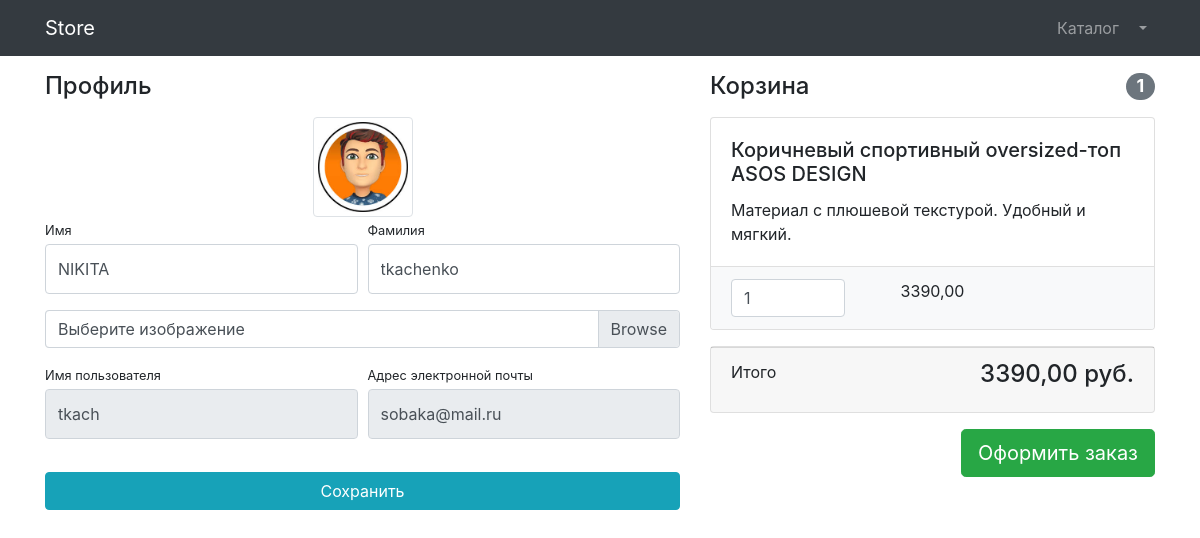
/users/profile/ (signed in), run on an earlier commit of the app's database.
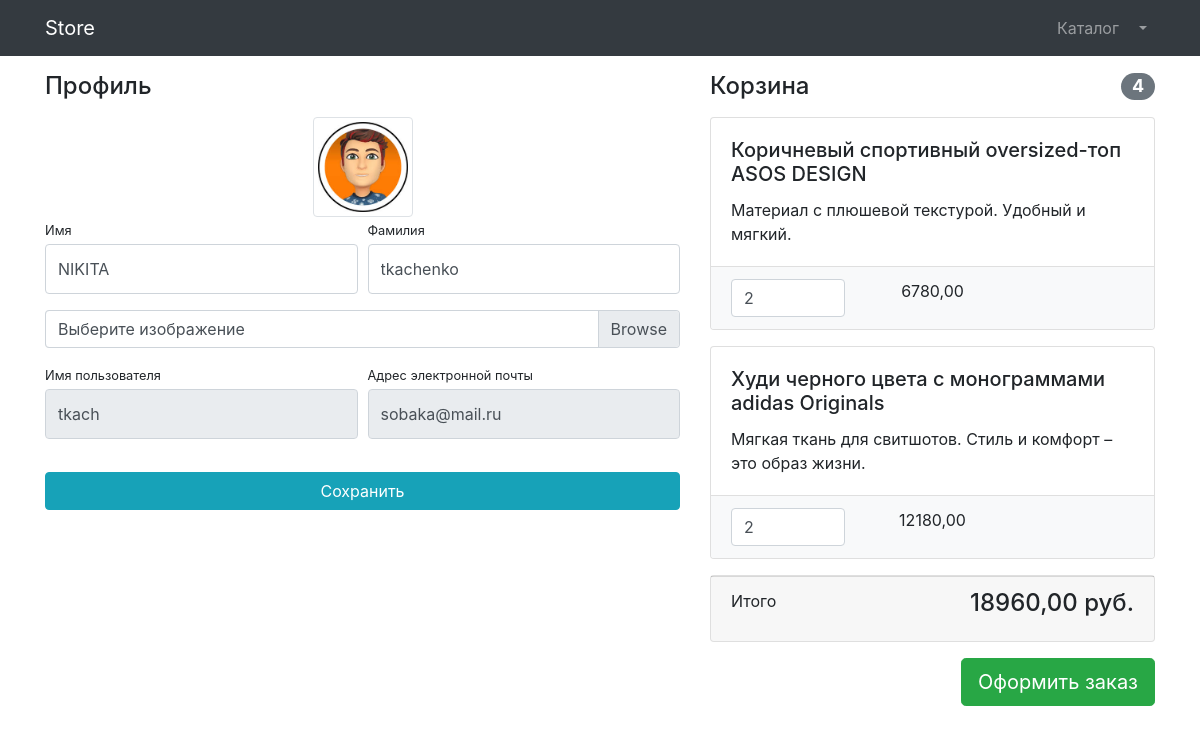
And on a later commit of the database.
### users/models.py (models this page shows)
class User(AbstractUser):
    image = models.ImageField(upload_to="users_image", null=True, blank=True)

### products/models.py (models this page shows, shortened)
class Basket(models.Model):
    user = models.ForeignKey(to=User, on_delete=models.CASCADE)
    product = models.ForeignKey(to=Product, on_delete=models.CASCADE)
    quantity = models.PositiveSmallIntegerField(default=0)
    created_timestamp = models.DateTimeField(auto_now_add=True)
    objects = BasketQuerySet.as_manager()
    def sum(self):
        return self.product.price * self.quantity

class Product(models.Model):
    name = models.CharField(max_length=256)
    description = models.TextField()
    price = models.DecimalField(max_digits=6, decimal_places=2)
    quantity = models.PositiveIntegerField(default=0)
    image = models.ImageField(upload_to='products_images')
    category = models.ForeignKey(to=ProductCategory, on_delete=models.PROTECT)
    class Meta:
        verbose_name = 'Продукт'
        verbose_name_plural = 'Продукты'

### users/views.py (the view)
# urls.py: path('profile/', profile, name='profile'),
@login_required
def profile(request):
    if request.method == "POST":
        form = UserProfileForm(instance=request.user, data=request.POST, files=request.FILES)
        if form.is_valid():
            form.save()
            return HttpResponseRedirect(reverse('users:profile'))
    else:
        form = UserProfileForm(instance=request.user)
    baskets = Basket.objects.filter(user=request.user)
    context = {
        'title': "Store - Профиль",
        'form': form,
        'baskets': Basket.objects.filter(user=request.user)
    }
    return render(request, "users/profile.html", context)

### users/forms.py
class UserProfileForm(UserChangeForm):
    first_name = forms.CharField(widget=forms.TextInput(attrs={'class': 'form-control py-4'}))
    last_name = forms.CharField(widget=forms.TextInput(attrs={'class': 'form-control py-4'}))
    image = forms.ImageField(widget=forms.FileInput(attrs={'class': 'custom-file-label'}))
    username = forms.CharField(widget=forms.TextInput(attrs={'class': 'form-control py-4', 'readonly': True}))
    email = forms.EmailField(widget=forms.EmailInput(attrs={'class': 'form-control py-4', 'readonly': True}))
    class Meta:
        model = User
        fields = ('first_name', 'last_name', 'image', 'username', 'email')

### products/models.py (called while the page is built)
    def total_sum(self):
        return sum(basket.sum() for basket in self)

    def total_quantity(self):
        return sum(basket.quantity for basket in self)

### users/templates/users/profile.html (shortened to what this page needs)
{% extends 'products/base.html' %}
{% load static %}
{% block css %}
    <link href="{% static 'vendor/css/profile.css' %}" rel="stylesheet">
{% endblock %}
{% block content %}
    <div class="container">
        <div class="row">
            <div class="col-lg-7">
                <h4 class="mt-3 mb-3">Профиль</h4>
                <div class="col-lg-12 text-center">
                    <img width="100" height="100"
                         src="{% if user.image %} {{ user.image.url }} {% else %} {% static "vendor/img/users/default_avatar.jpg" %} {% endif %}"
                         class="img-thumbnail">
                </div>
                <form action="{% url 'users:profile' %}" method="post" enctype="multipart/form-data">
                    <div class="form-row">
                        <div class="col-lg-6">
                            <div class="form-group">
                                <label class="small mb-1" for="{{ form.first_name.id_for_label }}">Имя</label>
                                {{ form.first_name }}
                            </div>
                        </div>
                        <div class="col-lg-6">
                            <div class="form-group">
                                <label class="small mb-1" for="{{ form.last_name.id_for_label }}">Фамилия</label>
                                {{ form.last_name }}
                            </div>
                        </div>
                    </div>
                    <div class="form-row mb-2">
                        <div class="col-lg-12">
                            <div class="custom-file">
                                <label class="custom-file-label" for="{{ form.image.id_for_label }}">Выберите
                                    изображение</label>
                            </div>
                        </div>
                    </div>
                    <div class="form-row">
                        <div class="col-lg-6">
                            <label class="small mb-1" for="{{ form.username.id_for_label }}">Имя пользователя</label>
                            {{ form.username }}
                        </div>
                        <div class="col-lg-6">
                            <label class="small mb-1" for="{{ form.email.id_for_label }}">Адрес электронной
                                почты</label>
                            {{ form.email }}
                        </div>
                    </div>
                    <div class="form-row">
                        <div class="col-lg-12" style="margin-top: 33px;">
                            <input class="btn btn-info btn-block" type="submit" value="Сохранить">
                        </div>
                    </div>
                </form>
            </div>
            <div class="col-lg-5">
                {% include 'products/baskets.html' %}
            </div>
        </div>
    </div>
{% endblock %}

### products/templates/products/base.html (shortened to what this page needs)
{% load static %}
<!DOCTYPE html>
<html lang="en">
<head>
    <link href="{% static "/vendor/bootstrap/css/bootstrap.min.css" %}" rel="stylesheet">
    {% block css %} {% endblock %}
</head>
<body>
<nav class="navbar navbar-expand-lg navbar-dark bg-dark fixed-top">
    <div class="container">
        <a class="navbar-brand" href="{% url "index" %}">Store</a>
        <div class="collapse navbar-collapse" id="navbarResponsive">
            <ul class="navbar-nav ml-auto">
                <li class="nav-item">
                    <a class="nav-link" href="{% url "products:index" %}">Каталог
                    </a>
                </li>
                {% if user.is_authenticated %}
                    <li class="nav-item dropdown">
                        <a class="nav-link dropdown-toggle" href="#" id="navbarDropdown" role="button"
                           data-bs-toggle="dropdown" aria-expanded="false">
                        </a>
                    </li>
                {% else %}
                    <li class="nav-item">
                        <a class="nav-link" href="{% url 'users:login' %}">Войти <i class="fas fa-sign-in-alt"></i></a>
                    </li>
                {% endif %}
            </ul>
        </div>
    </div>
</nav>
{% block content %} {% endblock %}
</body>
</html>

### products/templates/products/baskets.html (shortened to what this page needs)
{% if baskets %}
    <h4 class="mt-3 mb-3 d-flex justify-content-between align-items-center mb-3">
        Корзина <span class="badge badge-secondary badge-pill">{{ baskets.total_quantity }}</span>
    </h4>
    {% for basket in baskets %}
        <div class="card mb-3">
            <div class="card-body">
                <h5 class="card-title">{{ basket.product.name }}</h5>
                <p class="card-text">{{ basket.product.description }}</p>
            </div>
            <ul class="list-group list-group-flush">
                <li class="list-group-item bg-light">
                    <div class="row text-center">
                        <div class="col-lg-4">
                            <input name="basketID" type="number" class="form-control"
                                   value="{{ basket.quantity }}" min="0">
                        </div>
                        <div class="col-lg-4">{{ basket.sum }}</div>
                        <div class="col-lg-4">
                        </div>
                    </div>
                </li>
            </ul>
        </div>
    {% endfor %}
    <div class="card mb-3">
        <div class="card-footer">
            <p class="float-left">Итого</p>
            <h4 class="float-right">{{ baskets.total_sum }} руб.</h4>
        </div>
    </div>
    <a class="btn btn-success btn-lg float-right" href="../orders/order-create.html">
        Оформить заказ
    </a>
{% else %}
    <h4 class="mt-3 mb-3 text-center">
        Корзина пуста
    </h4>
{% endif %}

What changed in the data, as far as the page shows it:
changed Basket "Коричневый спортивный oversized-топ ASOS DESIGN": total_quantity "1" → "4"; basketID "1" → "2"; sum "3390,00" → "6780,00"; total_sum "3390,00" → "18960,00"
added Basket: product.name "Худи черного цвета с монограммами adidas Originals", product.description "Мягкая ткань для свитшотов. Стиль и комфорт – это образ жизни.", basketID "2", sum "12180,00"
